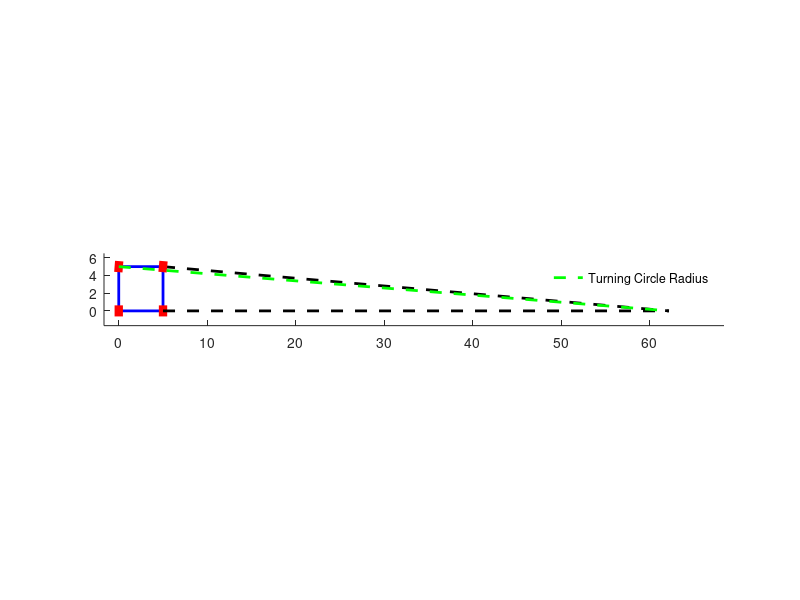

Here is the MATLAB script that generated this plot:
% reference: Prof Kanan C, lecture notes, Automotive Chassis, VIT Vellore,
% Jan-June 2016.
% [IEEE Format for Reference writing - do web search]

%program to calculate turning circle radius
Wb=input('Enter Wheel Base: ');
Wt=input('Enter Wheel Track: ');
al=input('Enter inner wheel turn angle(in degrees): ');
al=pi*al/180;
bt=atan(Wb/(Wt+(Wb/tan(al))));

%calculating all dimensions
L=Wb/tan(al);
Tcr=(Wb/sin(bt))
hold on
grid off

%plotting the car
plot([0; Wt], [0; 0], 'LineWidth', 2,'color','b')
plot([0; 0], [0; Wb], 'LineWidth', 2,'color','b')
plot([0; Wt], [Wb; Wb], 'LineWidth', 2,'color','b')
plot([Wt; Wt], [0; Wb], 'LineWidth', 2,'color','b')

%setting the axises
xmin=(0-Wt/3);
xmax=1.1*(Wt+L);
ymin=(0-Wb/3);
ymax=Wb*1.3;
axis equal
axis([xmin xmax ymin ymax])
th=0.25*Wb/2;

%lotting rear wheels
plot([0; 0], [-th; th], 'LineWidth', 6,'color','r')
plot([Wt; Wt], [-th; th], 'LineWidth', 6,'color','r')

%plotting dotted lines
plot([Wt; Wt+L], [Wb; 0], 'LineWidth', 2,'color','k','LineStyle','--')
plot([Wt; Wt+L], [0; 0], 'LineWidth', 2,'color','k','LineStyle','--')

%plotting front wheels
plot([-th*sin(bt); th*sin(bt)], [Wb-th*cos(bt); Wb+th*cos(bt)], 'LineWidth', 6,'color','r')
plot([Wt-th*sin(al); Wt+th*sin(al)], [Wb-th*cos(al); Wb+th*cos(al)], 'LineWidth', 6,'color','r')

%plotting the legend
trg=plot([0; Wt+L], [Wb; 0], 'LineWidth', 2,'color','green','LineStyle','--');
lg=legend(trg,'Turning Circle Radius');
set(lg, 'Box', 'off')
set(lg, 'Color', 'none')
